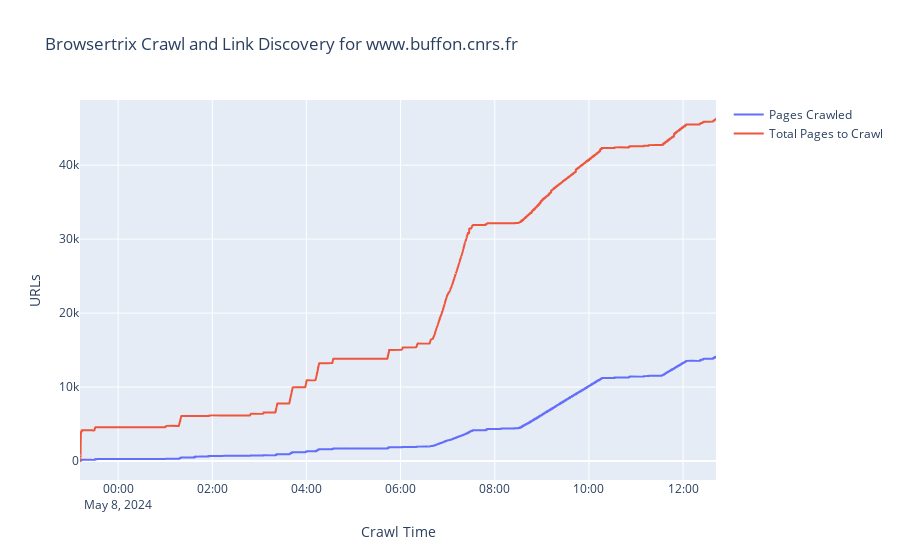

The notebook cell saved with this chart:
### Markdown cell above
Now we can plot the number of pages crawled, and the total pages to crawl (which changes as browsertrix discovers them in new pages).

### Code cell
from plotly import graph_objects as go

fig = go.Figure()

fig.add_trace(
    go.Scatter(
        x=df.timestamp,
        y=df.crawled,
        mode='lines',
        name='Pages Crawled',
        line={'shape': 'spline'}
    )
)

fig.add_trace(
    go.Scatter(
        x=df.timestamp,
        y=df.pages_to_crawl,
        mode='lines',
        name='Total Pages to Crawl',
        line={'shape': 'spline'}
    )
)

fig.update_layout(
    title='Browsertrix Crawl and Link Discovery for www.buffon.cnrs.fr',
    height=700,
    yaxis_title='URLs',
    xaxis_title='Crawl Time'
)

fig

### Figure 1 — Plotly figure (JSON) as saved in the notebook; plotly's stock layout.template omitted (floating-point values rounded to 4 significant figures; data arrays with more than 128 entries replaced by an {"elided": "..."} marker saying what was removed)
{"data": [{"line": {"shape": "spline"}, "mode": "lines", "name": "Pages Crawled", "type": "scatter", "x": {"elided": "14104 str values"}, "y": {"elided": "14104 int values"}}, {"line": {"shape": "spline"}, "mode": "lines", "name": "Total Pages to Crawl", "type": "scatter", "x": {"elided": "14104 str values"}, "y": {"elided": "14104 int values"}}], "layout": {"autosize": true, "title": {"text": "Browsertrix Crawl and Link Discovery for www.buffon.cnrs.fr"}, "xaxis": {"autorange": true, "range": ["2024-05-07 23:11:26.823", "2024-05-08 12:41:57.385"], "title": {"text": "Crawl Time"}, "type": "date"}, "yaxis": {"autorange": true, "range": [-2568.0, 48800.0], "title": {"text": "URLs"}, "type": "linear"}}}
